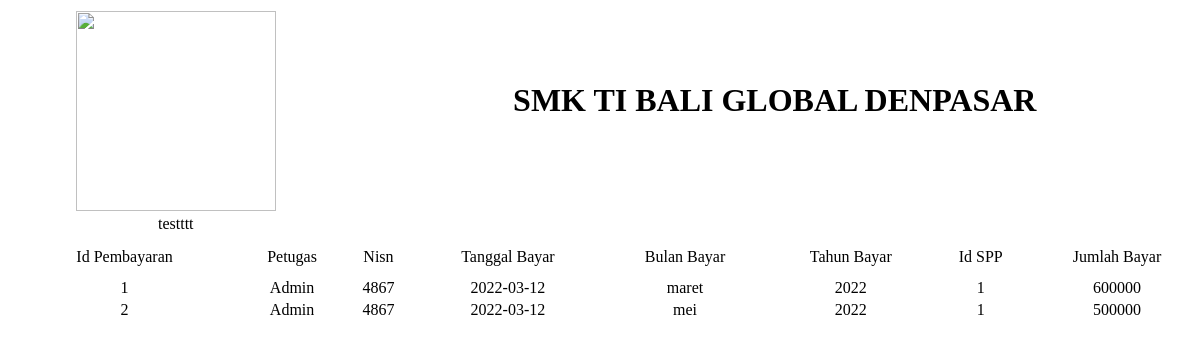
/History/detail.php?nis=4867, run on the app's committed database.
### tables this page shows
CREATE TABLE `pembayaran` (
  `id_pembayaran` int(11) NOT NULL,
  `id_petugas` int(11) NOT NULL,
  `nis` varchar(10) NOT NULL,
  `tgl_bayar` date NOT NULL,
  `bulan_dibayar` varchar(8) NOT NULL,
  `tahun_dibayar` varchar(4) NOT NULL,
  `id_spp` int(11) NOT NULL,
  `jumlah_bayar` double NOT NULL
);

CREATE TABLE `petugas` (
  `id_petugas` int(11) NOT NULL,
  `username` varchar(25) NOT NULL,
  `password` varchar(60) NOT NULL,
  `nama_petugas` varchar(35) NOT NULL,
  `level` varchar(12) NOT NULL
);

### History/detail.php (the view, shortened to what this page needs)
<?php
require_once '../koneksi.php';
?>
<div style="width: 100vw;">
<table>
    <tr>
        <td>
    <img src="https://elearning.smkti-baliglobal.sch.id/img/logo-ti2.png" alt="" width="200px" hight="200px">
        </td>
        <td>
    <h1>SMK TI BALI GLOBAL DENPASAR</h1>
    </td>
    </tr>
    <tr>
        <td>testttt</td>
    </tr>
</table>
    <table class="cetak">
        <tr>
            <td style="padding: 10px;">Id Pembayaran</td>
            <td>Petugas</td>
            <td>Nisn</td>
            <td>Tanggal Bayar</td>
            <td>Bulan Bayar</td>
            <td>Tahun Bayar</td>
            <td>Id SPP</td>
            <td>Jumlah Bayar</td>
        </tr>
        <tbody>
            <?php
            $nis = $_GET['nis'];
            $query = "SELECT * FROM pembayaran JOIN petugas ON pembayaran.id_petugas = petugas.id_petugas WHERE nis = '$nis'";
            $result = mysqli_query($conn, $query);
            $i = 1;
            while ($row = mysqli_fetch_assoc($result)) {
            ?>
                <tr>
                    <td><?php echo $i++ ?></td>
                    <td><?php echo $row['nama_petugas'] ?></td>
                    <td><?php echo $row['nis'] ?></td>
                    <td><?php echo $row['tgl_bayar'] ?></td>
                    <td><?php echo $row['bulan_dibayar'] ?></td>
                    <td><?php echo $row['tahun_dibayar'] ?></td>
                    <td><?php echo $row['id_spp'] ?></td>
                    <td><?php echo $row['jumlah_bayar'] ?></td>
                </tr>
            <?php
            }
            ?>
        </tbody>
    </table>
</div>
<?php
require_once '../templates/footer.php';
?>

### History/detail.php (style rules this page uses)
table { width: 100%; }
td { color: black; text-align: center; }

### data on the page
pembayaran: id_petugas.nama_petugas "Admin", nis "4867", tgl_bayar "2022-03-12", bulan_dibayar "maret", tahun_dibayar "2022", id_spp "1", jumlah_bayar "600000"
pembayaran: id_petugas.nama_petugas "Admin", nis "4867", tgl_bayar "2022-03-12", bulan_dibayar "mei", tahun_dibayar "2022", id_spp "1", jumlah_bayar "500000"
